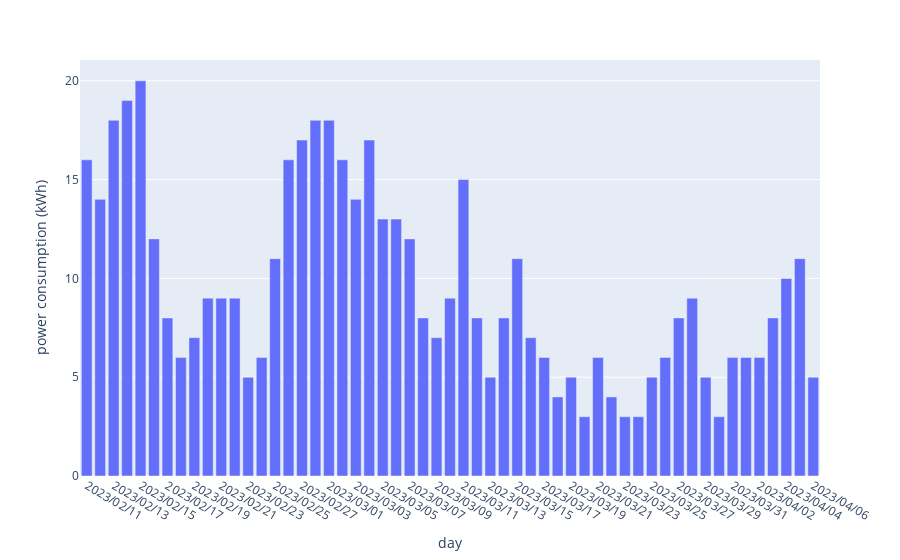

The cell this chart's notebook holds for it:
### Markdown cell above
After that we can do the same for the consumed power per day.

### Code cell
power_per_day = gb["heating_power_consumption_per_day"].max() + gb["hot_water_power_consumption_per_day"].max()
px.bar(power_per_day).update_layout(showlegend=False, yaxis_title="power consumption (kWh)")

### Figure 1 — Plotly figure (JSON) as saved in the notebook; plotly's stock layout.template omitted (floating-point values rounded to 4 significant figures)
{"data": [{"alignmentgroup": "True", "hovertemplate": "variable=0<br>day=%{x}<br>value=%{y}<extra></extra>", "legendgroup": "0", "marker": {"color": "#636efa", "pattern": {"shape": ""}}, "name": "0", "offsetgroup": "0", "orientation": "v", "showlegend": true, "textposition": "auto", "type": "bar", "x": ["2023/02/11", "2023/02/12", "2023/02/13", "2023/02/14", "2023/02/15", "2023/02/16", "2023/02/17", "2023/02/18", "2023/02/19", "2023/02/20", "2023/02/21", "2023/02/22", "2023/02/23", "2023/02/24", "2023/02/25", "2023/02/26", "2023/02/27", "2023/02/28", "2023/03/01", "2023/03/02", "2023/03/03", "2023/03/04", "2023/03/05", "2023/03/06", "2023/03/07", "2023/03/08", "2023/03/09", "2023/03/10", "2023/03/11", "2023/03/12", "2023/03/13", "2023/03/14", "2023/03/15", "2023/03/16", "2023/03/17", "2023/03/18", "2023/03/19", "2023/03/20", "2023/03/21", "2023/03/22", "2023/03/23", "2023/03/24", "2023/03/25", "2023/03/26", "2023/03/27", "2023/03/28", "2023/03/29", "2023/03/30", "2023/03/31", "2023/04/01", "2023/04/02", "2023/04/03", "2023/04/04", "2023/04/05", "2023/04/06"], "xaxis": "x", "y": [16, 14, 18, 19, 20, 12, 8, 6, 7, 9, 9, 9, 5, 6, 11, 16, 17, 18, 18, 16, 14, 17, 13, 13, 12, 8, 7, 9, 15, 8, 5, 8, 11, 7, 6, 4, 5, 3, 6, 4, 3, 3, 5, 6, 8, 9, 5, 3, 6, 6, 6, 8, 10, 11, 5], "yaxis": "y"}], "layout": {"barmode": "relative", "legend": {"title": {"text": "variable"}, "tracegroupgap": 0}, "margin": {"t": 60}, "showlegend": false, "xaxis": {"anchor": "y", "domain": [0, 1], "title": {"text": "day"}}, "yaxis": {"anchor": "x", "domain": [0, 1], "title": {"text": "power consumption (kWh)"}}}}
